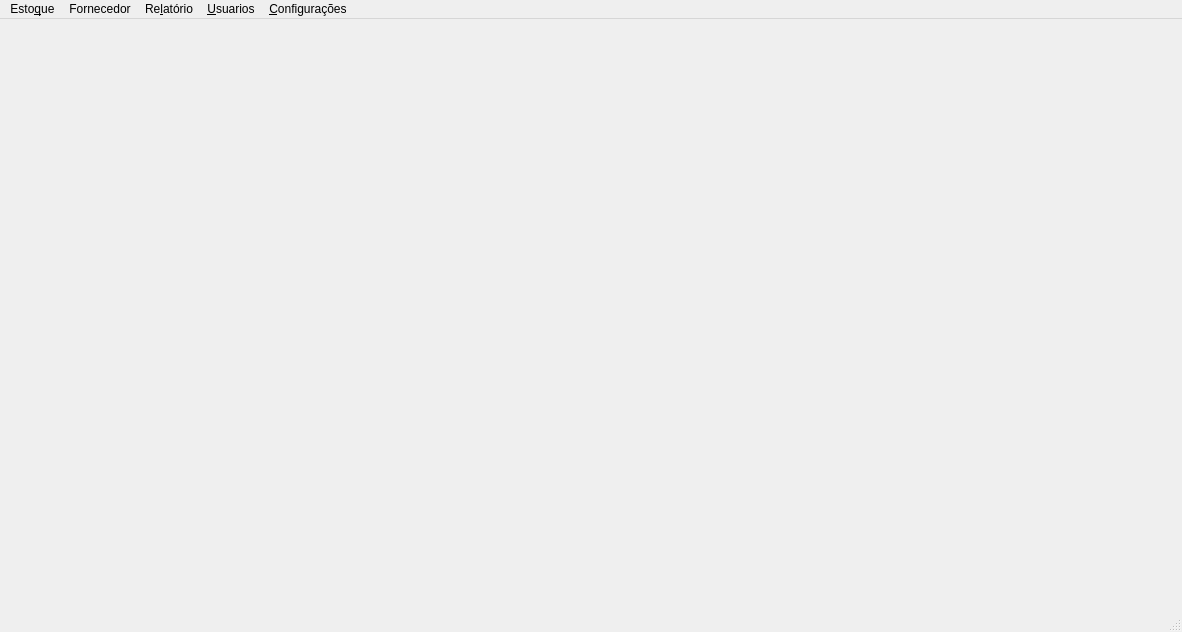
<?xml version="1.0" encoding="UTF-8"?>
<ui version="4.0">
 <class>Main</class>
 <widget class="QMainWindow" name="Main">
  <property name="geometry">
   <rect>
    <x>0</x>
    <y>0</y>
    <width>1182</width>
    <height>632</height>
   </rect>
  </property>
  <property name="minimumSize">
   <size>
    <width>1182</width>
    <height>632</height>
   </size>
  </property>
  <property name="maximumSize">
   <size>
    <width>1182</width>
    <height>632</height>
   </size>
  </property>
  <property name="windowTitle">
   <string>SISTEMA ESTOQUE-ARPROTECT</string>
  </property>
  <widget class="QWidget" name="centralWidget">
   <widget class="QLabel" name="label">
    <property name="geometry">
     <rect>
      <x>0</x>
      <y>0</y>
      <width>1171</width>
      <height>591</height>
     </rect>
    </property>
    <property name="styleSheet">
     <string notr="true">image: url(:/img/img/logo.png);</string>
    </property>
    <property name="text">
     <string/>
    </property>
   </widget>
  </widget>
  <widget class="QMenuBar" name="menuBar">
   <property name="geometry">
    <rect>
     <x>0</x>
     <y>0</y>
     <width>1182</width>
     <height>30</height>
    </rect>
   </property>
   <widget class="QMenu" name="menuEstoque">
    <property name="title">
     <string>Esto&amp;que</string>
    </property>
    <addaction name="cadastrar_produto"/>
    <addaction name="consultar_produto"/>
   </widget>
   <widget class="QMenu" name="menuRelat_rio">
    <property name="title">
     <string>Re&amp;latório</string>
    </property>
    <addaction name="relatorio"/>
   </widget>
   <widget class="QMenu" name="menuUsuarios">
    <property name="title">
     <string>&amp;Usuarios</string>
    </property>
    <addaction name="gerenciar_usuario"/>
   </widget>
   <widget class="QMenu" name="menuConfigura_es">
    <property name="title">
     <string>&amp;Configurações</string>
    </property>
    <addaction name="bancodados"/>
    <addaction name="backup"/>
   </widget>
   <widget class="QMenu" name="menuForncedor">
    <property name="title">
     <string>Fornecedor</string>
    </property>
    <addaction name="cadastrar_fornecedor"/>
    <addaction name="consultar_fornecedor"/>
   </widget>
   <addaction name="menuEstoque"/>
   <addaction name="menuForncedor"/>
   <addaction name="menuRelat_rio"/>
   <addaction name="menuUsuarios"/>
   <addaction name="menuConfigura_es"/>
  </widget>
  <widget class="QStatusBar" name="statusBar"/>
  <action name="cadastrar_produto">
   <property name="text">
    <string>Cadastrar(CTRL+C)</string>
   </property>
  </action>
  <action name="consultar_produto">
   <property name="text">
    <string>Consultar(CTRL+&amp;L)</string>
   </property>
  </action>
  <action name="relatorio">
   <property name="text">
    <string>&amp;Consulta(CTRL+I)</string>
   </property>
  </action>
  <action name="gerenciar_usuario">
   <property name="text">
    <string>Gerenciar(CTRL+U)</string>
   </property>
  </action>
  <action name="actionConsultar_2">
   <property name="text">
    <string>Consultar</string>
   </property>
  </action>
  <action name="bancodados">
   <property name="text">
    <string>&amp;Banco de Dados</string>
   </property>
  </action>
  <action name="backup">
   <property name="text">
    <string>Ba&amp;ckup</string>
   </property>
  </action>
  <action name="actionFornecedor_CTRL_F">
   <property name="text">
    <string>&amp;Fornecedor(CTRL+F)</string>
   </property>
  </action>
  <action name="cadastrar_fornecedor">
   <property name="text">
    <string>Cadastrar(CTRL+F)</string>
   </property>
  </action>
  <action name="consultar_fornecedor">
   <property name="text">
    <string>Consultar</string>
   </property>
  </action>
 </widget>
 <layoutdefault spacing="6" margin="11"/>
 <resources>
  <include location="recursos.qrc"/>
 </resources>
 <connections/>
</ui>
